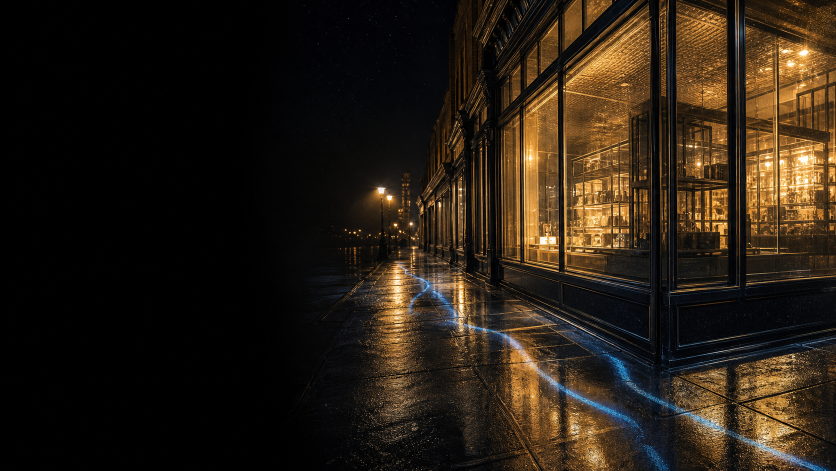
#> input picture episodes/PD-2026-006-terry/10_thumbnail/codex_keyart_background.v008.png, 1672 x 941 px, found by its file name (shown at 1/2 size)
$ python compose_terry_thumbnail_v009.py
#> lines starting #> are read from the running program, lines starting #| are printed output that depends on the picture
#!/usr/bin/env python3
from __future__ import annotations

import hashlib
import json
from datetime import datetime, timezone
from pathlib import Path

from PIL import Image, ImageDraw, ImageFilter, ImageFont

ROOT = Path(__file__).resolve().parents[1]
EP = "PD-2026-006-terry"
THUMB_DIR = ROOT / "episodes" / EP / "10_thumbnail"
BACKGROUND = THUMB_DIR / "codex_keyart_background.v008.png"
OUT = THUMB_DIR / "thumbnail_option_09_codex_beauty.v001.png"
REPORT = THUMB_DIR / "thumbnail_option_09_codex_beauty.v001.json"

FONT_BOLD = Path(r"C:\Windows\Fonts\impact.ttf")
FONT_UI_BOLD = Path(r"C:\Windows\Fonts\arialbd.ttf")
FONT_UI = Path(r"C:\Windows\Fonts\arial.ttf")


def sha256(path: Path) -> str:
    h = hashlib.sha256()
    with path.open("rb") as f:
        for chunk in iter(lambda: f.read(1024 * 1024), b""):
            h.update(chunk)
    return h.hexdigest()


def font(path: Path, size: int) -> ImageFont.FreeTypeFont:
    return ImageFont.truetype(str(path), size)


def fit_font(draw: ImageDraw.ImageDraw, text: str, path: Path, max_width: int, start: int, min_size: int) -> ImageFont.FreeTypeFont:
    for size in range(start, min_size - 1, -2):
        f = font(path, size)
        box = draw.textbbox((0, 0), text, font=f, stroke_width=0)
        if box[2] - box[0] <= max_width:
            return f
    return font(path, min_size)


def rounded_rect(draw: ImageDraw.ImageDraw, box: tuple[int, int, int, int], radius: int, fill, outline=None, width: int = 1) -> None:
    draw.rounded_rectangle(box, radius=radius, fill=fill, outline=outline, width=width)


def main() -> int:
    bg = Image.open(BACKGROUND).convert("RGB")
#> bg is the input picture: PIL image 1672x941 RGB; mean R, G, B 40.8, 30.6, 19.3
    # Crop to exact 16:9 while preserving the right-side storefront detail.
    w, h = bg.size
#> w = 1672; h = 941
    target_ratio = 16 / 9
    if w / h > target_ratio:
        new_w = int(h * target_ratio)
        left = max(0, min(w - new_w, int(w * 0.02)))
        bg = bg.crop((left, 0, left + new_w, h))
    else:
        new_h = int(w / target_ratio)
#> new_h = 940
        top = max(0, min(h - new_h, int(h * 0.03)))
#> top = 1
        bg = bg.crop((0, top, w, top + new_h))
#> bg: PIL image 1672x940 RGB
    base = bg.resize((1280, 720), Image.Resampling.LANCZOS).convert("RGBA")
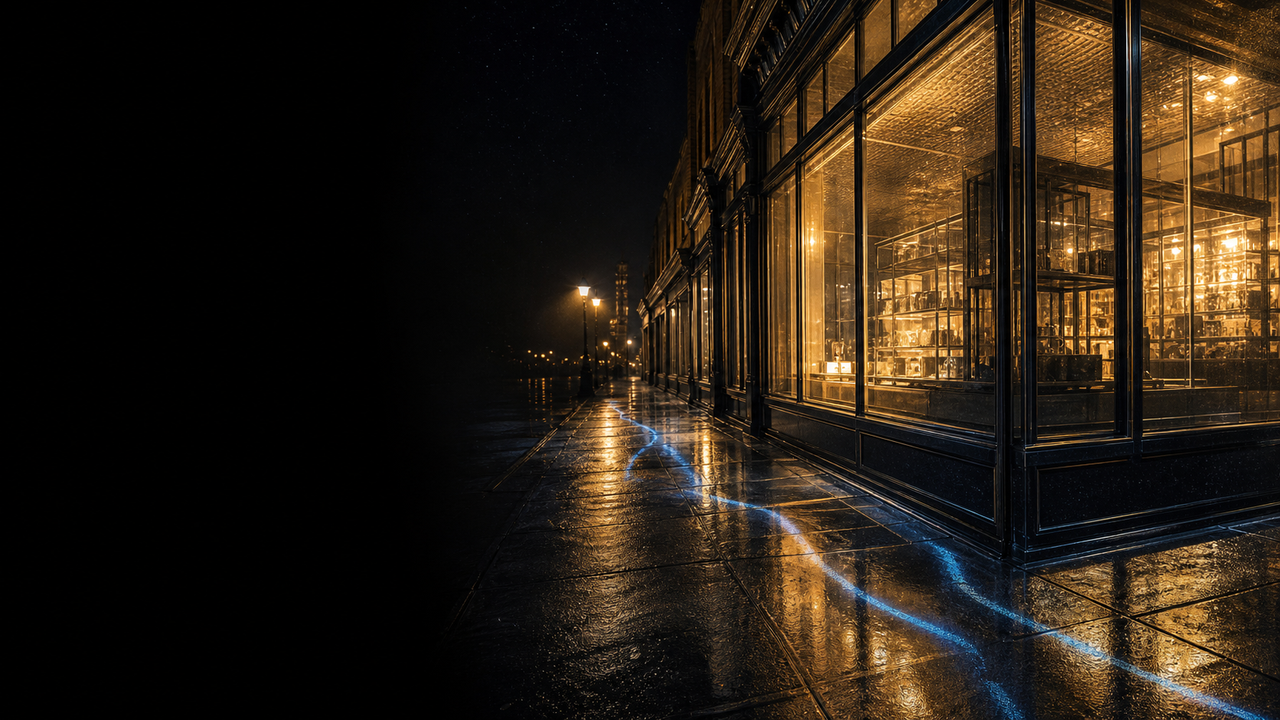
#> base: PIL image 1280x720 RGBA; mean R, G, B, A 40.8, 30.6, 19.3, 255

    overlay = Image.new("RGBA", base.size, (0, 0, 0, 0))
#> overlay: PIL image 1280x720 RGBA; every value is 0
    od = ImageDraw.Draw(overlay)

    # Left-side readability gradient, plus subtle bottom depth.
    for x in range(1280):
        alpha = int(max(0, 225 * (1 - x / 820)))
        od.line((x, 0, x, 720), fill=(0, 0, 0, alpha))
    for y in range(720):
        alpha = int(max(0, 92 * (y - 420) / 300))
        if alpha > 0:
            od.line((0, y, 1280, y), fill=(0, 0, 0, alpha))

    # Cinematic vignette.
    vignette = Image.new("L", base.size, 0)
#> vignette: PIL image 1280x720 L; every value is 0
    vd = ImageDraw.Draw(vignette)
    vd.ellipse((-190, -140, 1470, 900), fill=210)
    vignette = Image.eval(vignette.filter(ImageFilter.GaussianBlur(90)), lambda p: 170 - int(p * 0.72))
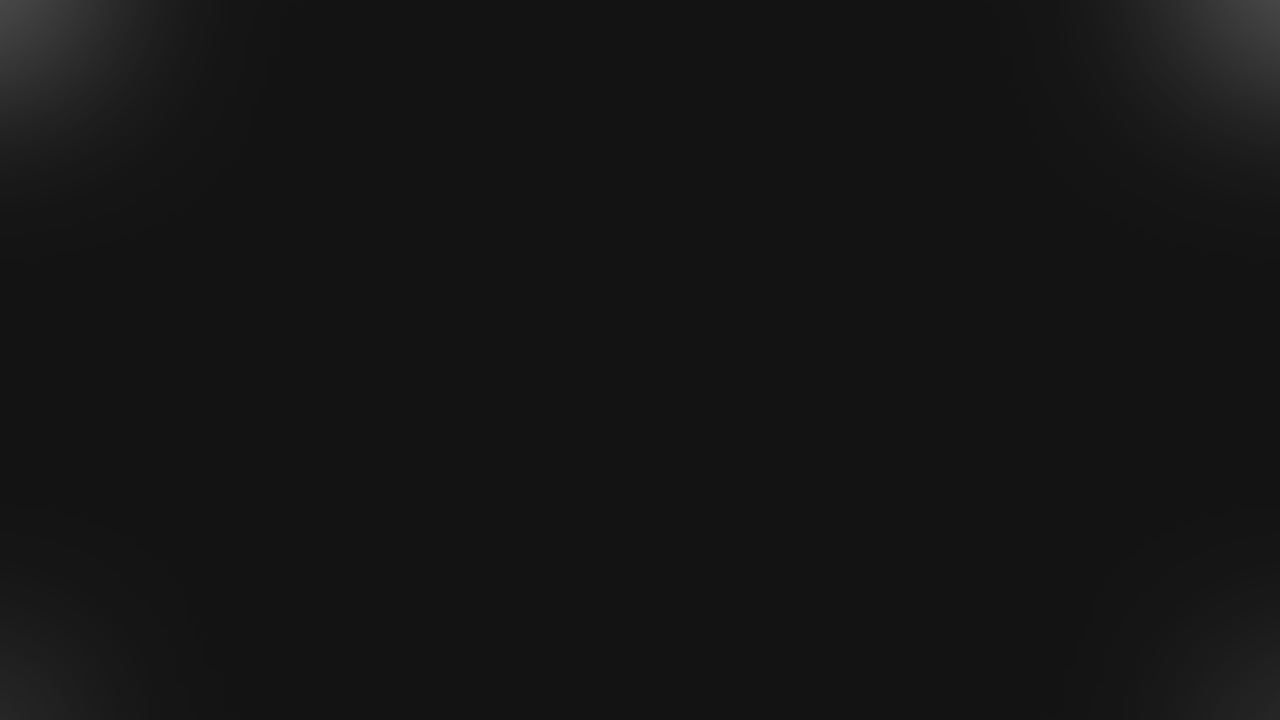
#> vignette: PIL image 1280x720 L; min 19, max 71, mean 20.6
    overlay.alpha_composite(Image.merge("RGBA", (Image.new("L", base.size, 0),) * 3 + (vignette,)))
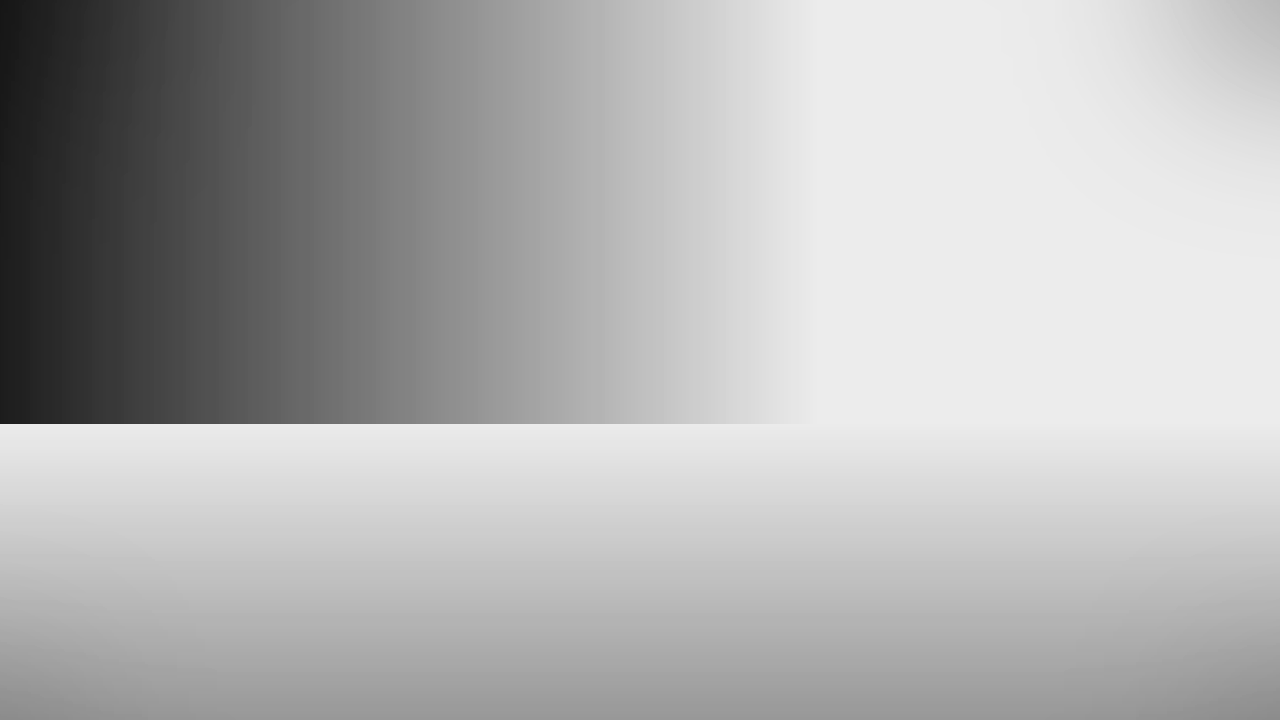
#> overlay: PIL image 1280x720 RGBA; mean R, G, B, A 0, 0, 0, 76.7; transparent parts drawn white

    img = Image.alpha_composite(base, overlay)
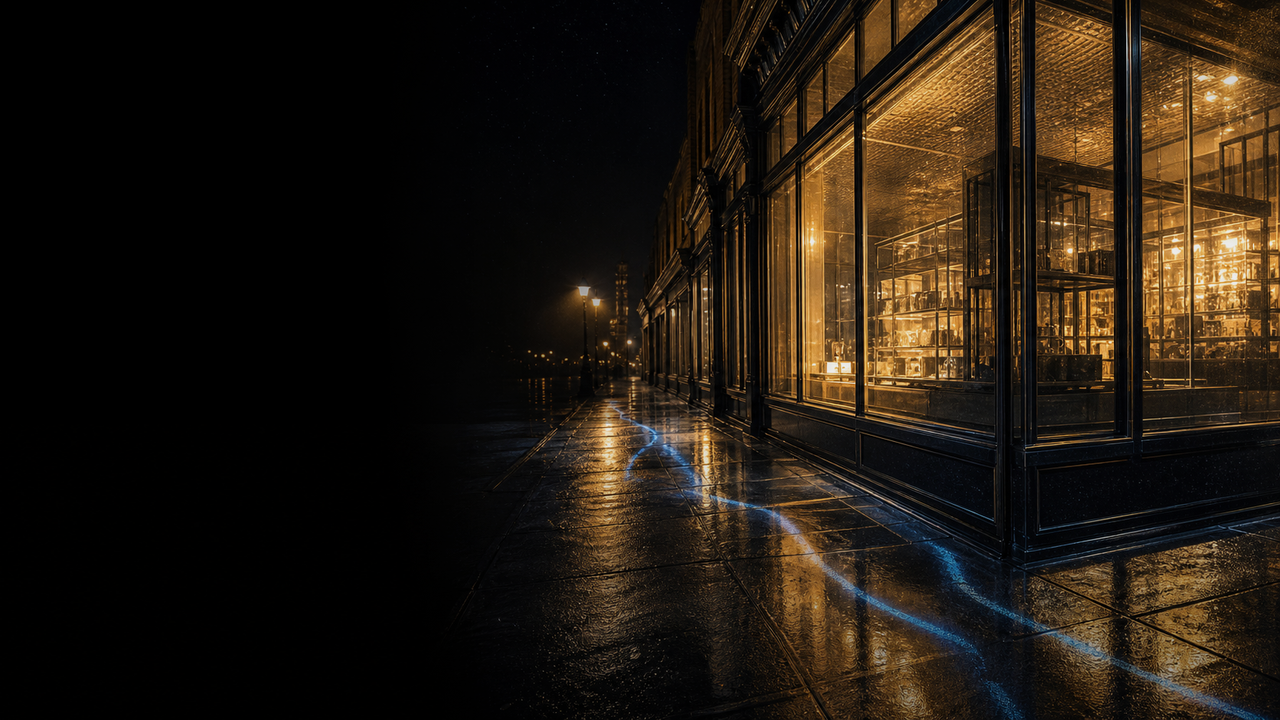
#> img: PIL image 1280x720 RGBA; mean R, G, B, A 34.4, 25.6, 15.9, 255
    draw = ImageDraw.Draw(img)

    gold = (245, 188, 42, 255)
    warm_white = (248, 248, 240, 255)
    blue = (71, 155, 255, 255)
    near_black = (5, 8, 12, 230)

    # Top legal context.
    eyebrow = "TERRY v. OHIO  /  1968"
    eyebrow_font = font(FONT_UI_BOLD, 34)
    draw.text((54, 48), eyebrow, font=eyebrow_font, fill=gold)
    draw.rectangle((54, 92, 360, 99), fill=gold)

    # Main hook: fewer words, much stronger mobile read.
    main_text = "STOPPED?"
    main_font = fit_font(draw, main_text, FONT_BOLD, 610, 142, 96)
    shadow_pos = (55, 126)
    draw.text(shadow_pos, main_text, font=main_font, fill=(0, 0, 0, 245), stroke_width=7, stroke_fill=(0, 0, 0, 245))
    draw.text((50, 118), main_text, font=main_font, fill=warm_white, stroke_width=4, stroke_fill=(0, 0, 0, 240))

    sub_text = "NO WARRANT"
    sub_font = fit_font(draw, sub_text, FONT_UI_BOLD, 455, 62, 46)
    sub_box = draw.textbbox((0, 0), sub_text, font=sub_font)
#> sub_box = (0, 12, 427, 59)
    sub_w = sub_box[2] - sub_box[0]
#> sub_w = 427
    sub_h = sub_box[3] - sub_box[1]
#> sub_h = 47
    rounded_rect(draw, (55, 340, 95 + sub_w, 340 + sub_h + 34), 16, fill=(0, 0, 0, 210), outline=gold, width=4)
    draw.text((75, 353), sub_text, font=sub_font, fill=gold)

    # Simple doctrine cue on the image side, not a busy UI diagram.
    panel = (780, 474, 1185, 644)
    rounded_rect(draw, panel, 18, fill=near_black, outline=(245, 188, 42, 210), width=3)
    small = font(FONT_UI_BOLD, 30)
    draw.text((812, 500), "HUNCH", font=small, fill=(175, 190, 205, 255))
    draw.text((1030, 500), "PROOF", font=small, fill=(175, 190, 205, 255))
    draw.line((826, 560, 1142, 560), fill=(210, 220, 230, 185), width=8)
    draw.line((826, 560, 980, 560), fill=gold, width=8)
    draw.ellipse((948, 528, 992, 572), fill=gold, outline=(255, 220, 80, 255), width=2)
    rs = "REASONABLE SUSPICION"
    rs_font = fit_font(draw, rs, FONT_UI_BOLD, 330, 31, 24)
    rounded_rect(draw, (818, 590, 1148, 626), 8, fill=(3, 18, 32, 235), outline=(71, 155, 255, 220), width=2)
    draw.text((983, 607), rs, font=rs_font, fill=blue, anchor="mm")

    # Brand mark kept small and clean.
    brand = "PRIME DOCUMENTARY"
    brand_font = font(FONT_UI_BOLD, 26)
    draw.text((56, 657), brand, font=brand_font, fill=(230, 238, 245, 240))

    # Mild sharpening after text composition.
    final = img.convert("RGB").filter(ImageFilter.UnsharpMask(radius=1.2, percent=120, threshold=3))
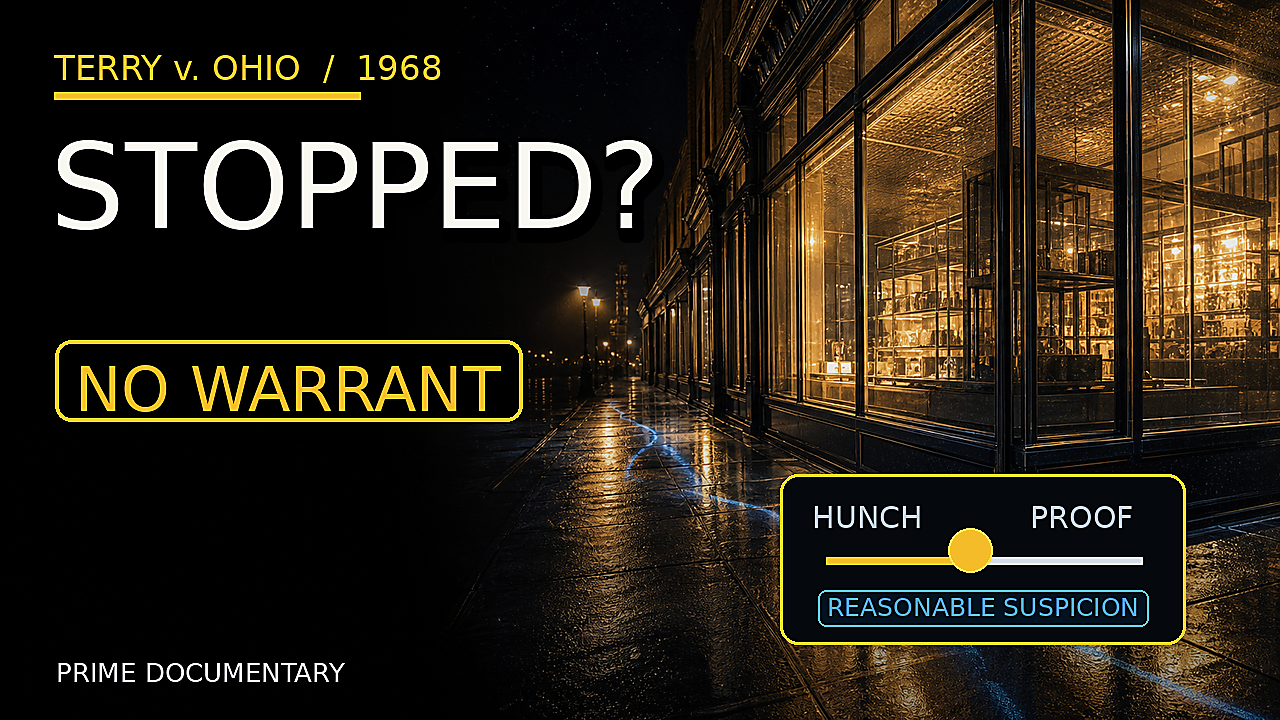
#> final: PIL image 1280x720 RGB; mean R, G, B 43.4, 35.1, 22
    final.save(OUT, "PNG", optimize=True)

    report = {
        "schema_version": "1.0.0",
        "episode_id": EP,
        "revision": "v001",
        "created_at": datetime.now(timezone.utc).isoformat(),
        "asset": str(OUT.relative_to(ROOT)).replace("\\", "/"),
        "sha256": sha256(OUT),
        "dimensions": "1280x720",
        "source_background": str(BACKGROUND.relative_to(ROOT)).replace("\\", "/"),
        "source_background_sha256": sha256(BACKGROUND),
        "text": {
            "eyebrow": eyebrow,
            "headline": main_text,
            "badge": sub_text,
            "doctrine": "HUNCH / REASONABLE SUSPICION / PROOF",
            "brand": brand,
        },
        "generator": "Codex image generation background plus deterministic PIL thumbnail composition",
        "selection_reason": "Cleaner and more premium than option 08: fewer words, larger mobile-readable hook, stronger legal tension, and the same Codex key-art atmosphere.",
    }
    REPORT.write_text(json.dumps(report, indent=2, ensure_ascii=False) + "\n", encoding="utf-8")
    print(OUT)
    print(report["sha256"])
    return 0


if __name__ == "__main__":
    raise SystemExit(main())
#> (the program exits here)
